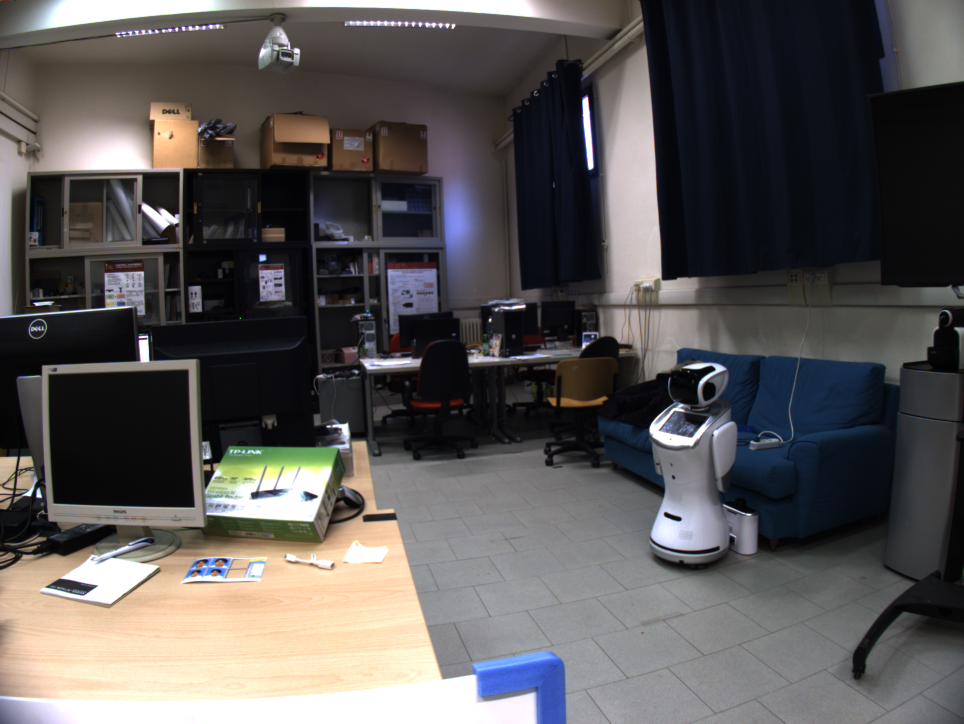
//> input picture Lab2/data/test_image.png, 1928 x 1448 px (shown at 1/2 size)
$ ./Lab2   (built with g++ and OpenCV 4)
//> lines starting //> are read from the running program, lines starting //| are printed output that depends on the picture
#include <iostream>
#include <opencv2/opencv.hpp>
#include <opencv2/core.hpp>


using namespace std;
using namespace cv;

int main()
{
    vector<String> filenames;
    //String path = "../data/checkerboard_images/";
    String path;
    cout << "Pelase insert the path of the checkerboard images" << endl;
    cin >> path;
//> the answer given: data/test_image.png
    if (path.empty()) {
        cout << "Unable to find images" << endl;
        return -1;
    }
    glob(path, filenames);

    vector<vector<Point3f>> points3d; //3D coordinates of the corners
    vector<vector<Point2f>> points2d; //2D cooridnates of the corners

    Size chessSize (6, 5);

    //Compute 3D coordinates of the corners.
    vector<Point3f> points;
    for (int i = 0; i < chessSize.height; i++)
    {
        for (int j = 0; j < chessSize.width; j++)
        {
            points.push_back(Point3f(0.11*j, 0.11*i, 0));
        }
    }

    cout << "Loading images..." << endl;

    Mat img;
    vector<Point2f> corners;
    bool finded;
    //Find corners
    for (const auto& fn : filenames)
    {
        img = imread(fn, IMREAD_GRAYSCALE);
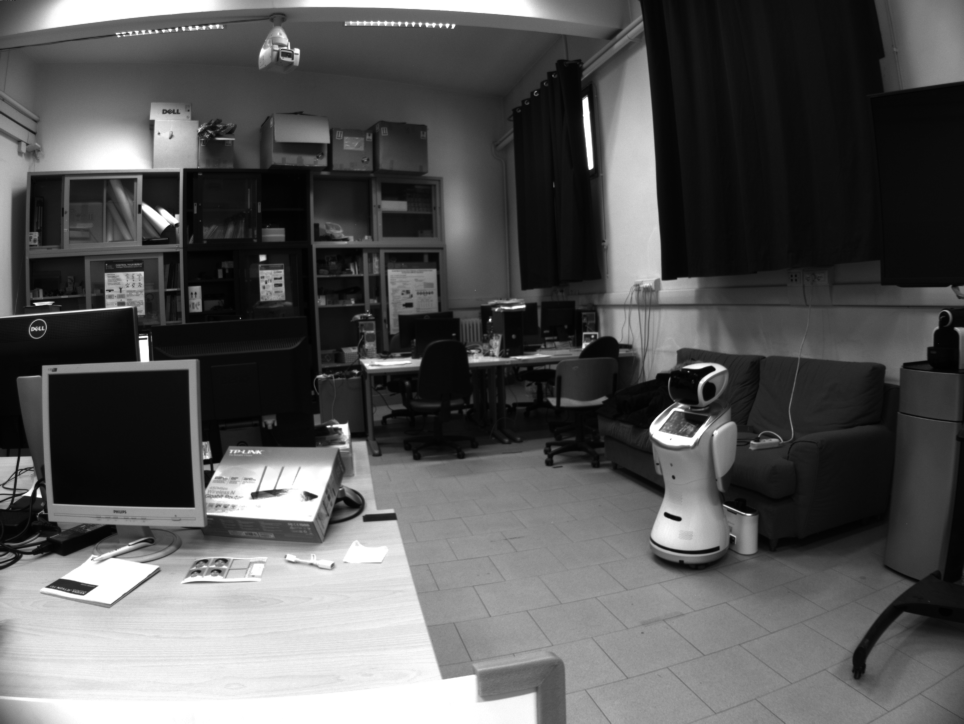
//> img: 1448 rows x 1928 cols, CV_8UC1 (shown at 1/2 size); min 0, max 255, mean 87.1
        finded = findChessboardCorners(img, chessSize, corners);
//> finded = false; corners = empty

        if (finded)
        {
            points2d.push_back(corners);
            points3d.push_back(points);
        }
    }

    //drawChessboardCorners(img, chessSize, corners, finded);
    //imshow("Image", img);

    cout << "Calibrating, this might take a while..." << endl;

    Size imgSize = img.size();
//> imgSize = Size(1928, 1448)
    Mat cameraMatrix, distCoeffs, rvecs, tvecs;
//> (the run ends here: the program stops with an error, at `double calibration = calibrateCamera(points3d, points2d, imgSize, came..`)
